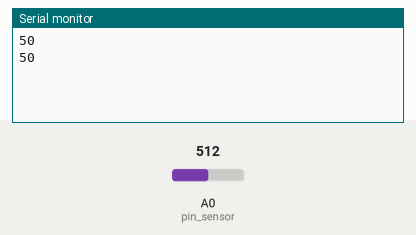
The sketch below on a simulated Arduino Uno, built with avr-gcc and run on an emulated ATmega328P. Parts: the last lines printed to the serial monitor. The test bench sets the inputs (shaded band); at power-on: A0 (pin_sensor) = 512.

Above: at 1.8 s.
1.9 s: A0 (pin_sensor) set to 716
At 2.8 s:
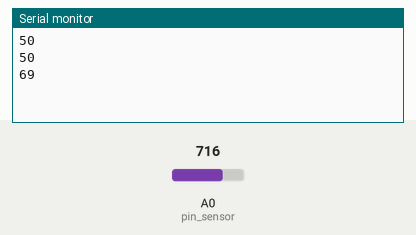
3.4 s: A0 (pin_sensor) set to 900
At 4.4 s:
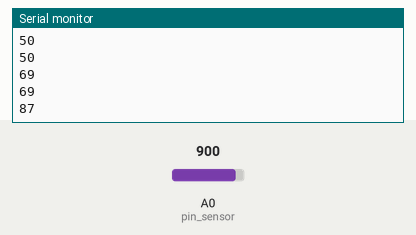
Timing chart, 0 to 6.4 s (numbered marks = the images above; inputs shaded):
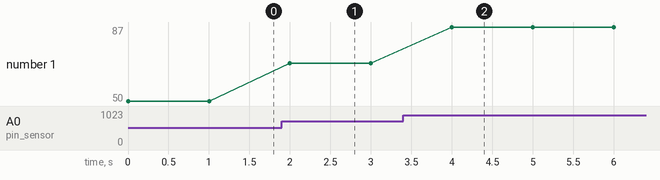

The sketch:

moisture_sensor.ino
```cpp
//No need to include any libraries
//define a pin
//ardunio measures upto a max of 1024
//to scale down, map() function is used

int pin_sensor = A0;

void setup() {

  Serial.begin(9600);


}

void loop (){

  int sensorValue = analogRead(pin_sensor);
  sensorValue = map(sensorValue, 0,1023,0,100);
  Serial.println(sensorValue);
  delay(1000);
  }
```

Measured:
- after the input at 1.9 s, the serial monitor: prints a new line after 0.10 s (image 1)
- after the input at 3.4 s, the serial monitor: prints a new line after 0.60 s (image 2)
- plotted number 1: 50 → 69 after the input at 1.9 s, 69 → 87 after the input at 3.4 s
